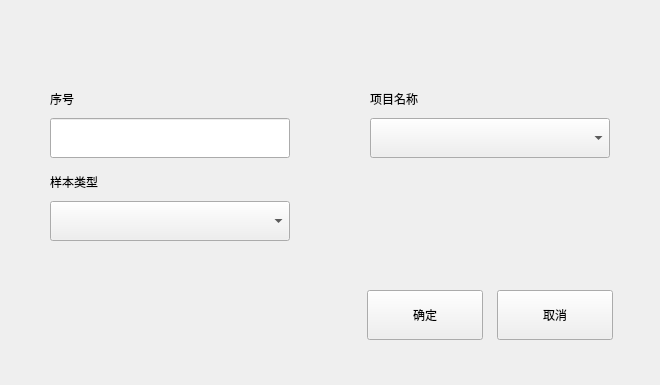
<?xml version="1.0" encoding="UTF-8"?>
<ui version="4.0">
 <class>AddWashImSampleProbeDlg</class>
 <widget class="BaseDlg" name="AddWashImSampleProbeDlg">
  <property name="geometry">
   <rect>
    <x>0</x>
    <y>0</y>
    <width>660</width>
    <height>385</height>
   </rect>
  </property>
  <property name="windowTitle">
   <string notr="true">AddWashImSampleProbeDlg</string>
  </property>
  <widget class="QPushButton" name="save_btn">
   <property name="geometry">
    <rect>
     <x>367</x>
     <y>290</y>
     <width>116</width>
     <height>50</height>
    </rect>
   </property>
   <property name="text">
    <string>确定</string>
   </property>
   <property name="buttons" stdset="0">
    <string notr="true">btn_dlg</string>
   </property>
  </widget>
  <widget class="QPushButton" name="quit_btn">
   <property name="geometry">
    <rect>
     <x>497</x>
     <y>290</y>
     <width>116</width>
     <height>50</height>
    </rect>
   </property>
   <property name="text">
    <string>取消</string>
   </property>
   <property name="buttons" stdset="0">
    <string notr="true">btn_dlg</string>
   </property>
  </widget>
  <widget class="QWidget" name="" native="true">
   <property name="geometry">
    <rect>
     <x>50</x>
     <y>90</y>
     <width>560</width>
     <height>201</height>
    </rect>
   </property>
   <layout class="QGridLayout" name="gridLayout">
    <property name="leftMargin">
     <number>0</number>
    </property>
    <property name="topMargin">
     <number>0</number>
    </property>
    <property name="rightMargin">
     <number>0</number>
    </property>
    <property name="bottomMargin">
     <number>0</number>
    </property>
    <property name="verticalSpacing">
     <number>10</number>
    </property>
    <item row="5" column="0">
     <spacer name="verticalSpacer">
      <property name="orientation">
       <enum>Qt::Vertical</enum>
      </property>
      <property name="sizeHint" stdset="0">
       <size>
        <width>20</width>
        <height>40</height>
       </size>
      </property>
     </spacer>
    </item>
    <item row="2" column="0">
     <spacer name="verticalSpacer_2">
      <property name="orientation">
       <enum>Qt::Vertical</enum>
      </property>
      <property name="sizeType">
       <enum>QSizePolicy::Fixed</enum>
      </property>
      <property name="sizeHint" stdset="0">
       <size>
        <width>20</width>
        <height>5</height>
       </size>
      </property>
     </spacer>
    </item>
    <item row="0" column="2">
     <widget class="QLabel" name="label_2">
      <property name="text">
       <string>项目名称</string>
      </property>
     </widget>
    </item>
    <item row="3" column="0">
     <widget class="QLabel" name="label_5">
      <property name="text">
       <string>样本类型</string>
      </property>
     </widget>
    </item>
    <item row="4" column="0">
     <widget class="QComboBox" name="sample_source_type_cbox">
      <property name="minimumSize">
       <size>
        <width>240</width>
        <height>40</height>
       </size>
      </property>
      <property name="maximumSize">
       <size>
        <width>240</width>
        <height>40</height>
       </size>
      </property>
     </widget>
    </item>
    <item row="1" column="2">
     <widget class="QComboBox" name="assay_name_cbox">
      <property name="minimumSize">
       <size>
        <width>240</width>
        <height>40</height>
       </size>
      </property>
      <property name="maximumSize">
       <size>
        <width>240</width>
        <height>40</height>
       </size>
      </property>
      <property name="maxVisibleItems">
       <number>9</number>
      </property>
     </widget>
    </item>
    <item row="1" column="0">
     <widget class="QLineEdit" name="num_edit">
      <property name="minimumSize">
       <size>
        <width>240</width>
        <height>40</height>
       </size>
      </property>
      <property name="maximumSize">
       <size>
        <width>240</width>
        <height>40</height>
       </size>
      </property>
      <property name="readOnly">
       <bool>true</bool>
      </property>
     </widget>
    </item>
    <item row="0" column="0">
     <widget class="QLabel" name="label">
      <property name="text">
       <string>序号</string>
      </property>
     </widget>
    </item>
    <item row="1" column="1">
     <spacer name="horizontalSpacer">
      <property name="orientation">
       <enum>Qt::Horizontal</enum>
      </property>
      <property name="sizeHint" stdset="0">
       <size>
        <width>40</width>
        <height>20</height>
       </size>
      </property>
     </spacer>
    </item>
   </layout>
  </widget>
 </widget>
 <customwidgets>
  <customwidget>
   <class>BaseDlg</class>
   <extends>QWidget</extends>
   <header>shared/basedlg.h</header>
   <container>1</container>
  </customwidget>
 </customwidgets>
 <resources/>
 <connections>
  <connection>
   <sender>quit_btn</sender>
   <signal>clicked()</signal>
   <receiver>AddWashImSampleProbeDlg</receiver>
   <slot>close()</slot>
   <hints>
    <hint type="sourcelabel">
     <x>418</x>
     <y>254</y>
    </hint>
    <hint type="destinationlabel">
     <x>481</x>
     <y>226</y>
    </hint>
   </hints>
  </connection>
 </connections>
</ui>
